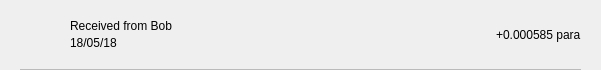
<?xml version="1.0" encoding="UTF-8"?>
<ui version="4.0">
 <class>TxRow</class>
 <widget class="QWidget" name="TxRow">
  <property name="geometry">
   <rect>
    <x>0</x>
    <y>0</y>
    <width>601</width>
    <height>70</height>
   </rect>
  </property>
  <property name="minimumSize">
   <size>
    <width>0</width>
    <height>40</height>
   </size>
  </property>
  <property name="windowTitle">
   <string>Form</string>
  </property>
  <layout class="QVBoxLayout" name="verticalLayout_3">
   <property name="spacing">
    <number>0</number>
   </property>
   <property name="leftMargin">
    <number>0</number>
   </property>
   <property name="topMargin">
    <number>0</number>
   </property>
   <property name="rightMargin">
    <number>0</number>
   </property>
   <property name="bottomMargin">
    <number>0</number>
   </property>
   <item>
    <widget class="QWidget" name="rowContainer" native="true">
     <layout class="QVBoxLayout" name="verticalLayout_2">
      <property name="spacing">
       <number>9</number>
      </property>
      <property name="leftMargin">
       <number>20</number>
      </property>
      <property name="topMargin">
       <number>9</number>
      </property>
      <property name="rightMargin">
       <number>20</number>
      </property>
      <property name="bottomMargin">
       <number>0</number>
      </property>
      <item>
       <widget class="QFrame" name="frame">
        <property name="styleSheet">
         <string notr="true">border:none;</string>
        </property>
        <property name="frameShape">
         <enum>QFrame::StyledPanel</enum>
        </property>
        <property name="frameShadow">
         <enum>QFrame::Raised</enum>
        </property>
        <layout class="QHBoxLayout" name="horizontalLayout" stretch="0,2,0">
         <property name="leftMargin">
          <number>0</number>
         </property>
         <property name="topMargin">
          <number>0</number>
         </property>
         <property name="rightMargin">
          <number>0</number>
         </property>
         <property name="bottomMargin">
          <number>0</number>
         </property>
         <item>
          <widget class="QPushButton" name="icon">
           <property name="styleSheet">
            <string notr="true">border:none;</string>
           </property>
           <property name="text">
            <string/>
           </property>
           <property name="iconSize">
            <size>
             <width>24</width>
             <height>24</height>
            </size>
           </property>
          </widget>
         </item>
         <item>
          <layout class="QVBoxLayout" name="verticalLayout">
           <property name="spacing">
            <number>3</number>
           </property>
           <property name="leftMargin">
            <number>12</number>
           </property>
           <item>
            <widget class="QLabel" name="lblAddress">
             <property name="styleSheet">
              <string notr="true"/>
             </property>
             <property name="text">
              <string>Received from Bob</string>
             </property>
             <property name="alignment">
              <set>Qt::AlignBottom|Qt::AlignLeading|Qt::AlignLeft</set>
             </property>
            </widget>
           </item>
           <item>
            <widget class="QLabel" name="lblDate">
             <property name="styleSheet">
              <string notr="true"/>
             </property>
             <property name="text">
              <string>18/05/18</string>
             </property>
             <property name="alignment">
              <set>Qt::AlignLeading|Qt::AlignLeft|Qt::AlignTop</set>
             </property>
            </widget>
           </item>
          </layout>
         </item>
         <item>
          <widget class="QLabel" name="lblAmount">
           <property name="styleSheet">
            <string notr="true"/>
           </property>
           <property name="text">
            <string>+0.000585 para</string>
           </property>
          </widget>
         </item>
        </layout>
       </widget>
      </item>
      <item>
       <widget class="QLabel" name="lblDivisory">
        <property name="minimumSize">
         <size>
          <width>0</width>
          <height>1</height>
         </size>
        </property>
        <property name="maximumSize">
         <size>
          <width>16777215</width>
          <height>1</height>
         </size>
        </property>
        <property name="styleSheet">
         <string notr="true">background-color:#bababa;</string>
        </property>
        <property name="text">
         <string/>
        </property>
        <property name="alignment">
         <set>Qt::AlignBottom|Qt::AlignLeading|Qt::AlignLeft</set>
        </property>
       </widget>
      </item>
     </layout>
    </widget>
   </item>
  </layout>
 </widget>
 <resources/>
 <connections/>
</ui>
